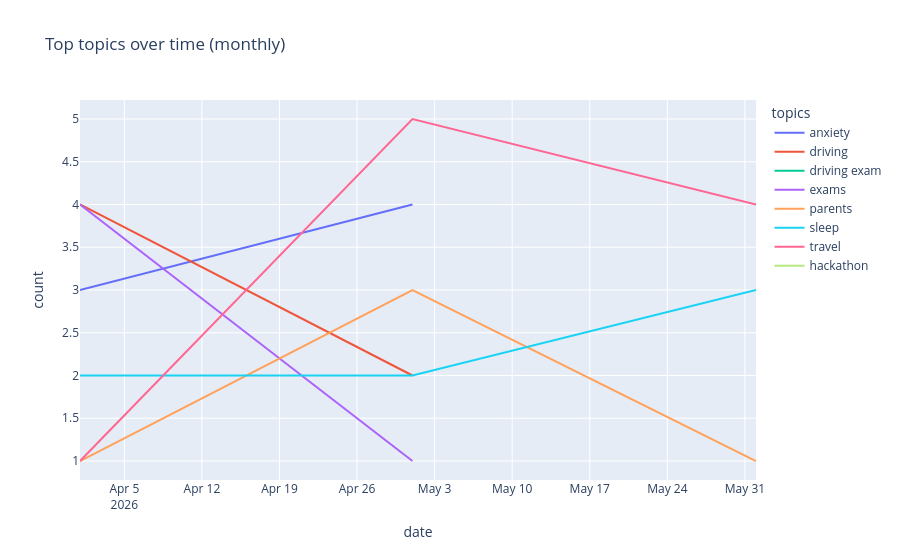

Source (notebook cell):
### Code cell
edf = store.entries_to_pandas()[["id", "date"]]
m = adf.merge(edf, left_on="entry_id", right_on="id")
m["date"] = pd.to_datetime(m["date"])
m = m.explode("topics")
top_topics = m["topics"].value_counts().head(8).index.tolist()
sub = m[m["topics"].isin(top_topics)]
freq = sub.groupby([sub["date"].dt.to_period("M"), "topics"]).size().reset_index(name="count")
freq["date"] = freq["date"].dt.to_timestamp()
fig = px.line(freq, x="date", y="count", color="topics", title="Top topics over time (monthly)")
fig.show()

### Figure 1 — Plotly figure (JSON) as saved in the notebook; plotly's stock layout.template omitted (floating-point values rounded to 4 significant figures)
{"data": [{"hovertemplate": "topics=anxiety<br>date=%{x}<br>count=%{y}<extra></extra>", "legendgroup": "anxiety", "line": {"color": "#636efa", "dash": "solid"}, "marker": {"symbol": "circle"}, "mode": "lines", "name": "anxiety", "orientation": "v", "showlegend": true, "type": "scatter", "x": ["2026-04-01T00:00:00.000000", "2026-05-01T00:00:00.000000"], "xaxis": "x", "y": [3, 4], "yaxis": "y"}, {"hovertemplate": "topics=driving<br>date=%{x}<br>count=%{y}<extra></extra>", "legendgroup": "driving", "line": {"color": "#EF553B", "dash": "solid"}, "marker": {"symbol": "circle"}, "mode": "lines", "name": "driving", "orientation": "v", "showlegend": true, "type": "scatter", "x": ["2026-04-01T00:00:00.000000", "2026-05-01T00:00:00.000000"], "xaxis": "x", "y": [4, 2], "yaxis": "y"}, {"hovertemplate": "topics=driving exam<br>date=%{x}<br>count=%{y}<extra></extra>", "legendgroup": "driving exam", "line": {"color": "#00cc96", "dash": "solid"}, "marker": {"symbol": "circle"}, "mode": "lines", "name": "driving exam", "orientation": "v", "showlegend": true, "type": "scatter", "x": ["2026-04-01T00:00:00.000000"], "xaxis": "x", "y": [5], "yaxis": "y"}, {"hovertemplate": "topics=exams<br>date=%{x}<br>count=%{y}<extra></extra>", "legendgroup": "exams", "line": {"color": "#ab63fa", "dash": "solid"}, "marker": {"symbol": "circle"}, "mode": "lines", "name": "exams", "orientation": "v", "showlegend": true, "type": "scatter", "x": ["2026-04-01T00:00:00.000000", "2026-05-01T00:00:00.000000"], "xaxis": "x", "y": [4, 1], "yaxis": "y"}, {"hovertemplate": "topics=parents<br>date=%{x}<br>count=%{y}<extra></extra>", "legendgroup": "parents", "line": {"color": "#FFA15A", "dash": "solid"}, "marker": {"symbol": "circle"}, "mode": "lines", "name": "parents", "orientation": "v", "showlegend": true, "type": "scatter", "x": ["2026-04-01T00:00:00.000000", "2026-05-01T00:00:00.000000", "2026-06-01T00:00:00.000000"], "xaxis": "x", "y": [1, 3, 1], "yaxis": "y"}, {"hovertemplate": "topics=sleep<br>date=%{x}<br>count=%{y}<extra></extra>", "legendgroup": "sleep", "line": {"color": "#19d3f3", "dash": "solid"}, "marker": {"symbol": "circle"}, "mode": "lines", "name": "sleep", "orientation": "v", "showlegend": true, "type": "scatter", "x": ["2026-04-01T00:00:00.000000", "2026-05-01T00:00:00.000000", "2026-06-01T00:00:00.000000"], "xaxis": "x", "y": [2, 2, 3], "yaxis": "y"}, {"hovertemplate": "topics=travel<br>date=%{x}<br>count=%{y}<extra></extra>", "legendgroup": "travel", "line": {"color": "#FF6692", "dash": "solid"}, "marker": {"symbol": "circle"}, "mode": "lines", "name": "travel", "orientation": "v", "showlegend": true, "type": "scatter", "x": ["2026-04-01T00:00:00.000000", "2026-05-01T00:00:00.000000", "2026-06-01T00:00:00.000000"], "xaxis": "x", "y": [1, 5, 4], "yaxis": "y"}, {"hovertemplate": "topics=hackathon<br>date=%{x}<br>count=%{y}<extra></extra>", "legendgroup": "hackathon", "line": {"color": "#B6E880", "dash": "solid"}, "marker": {"symbol": "circle"}, "mode": "lines", "name": "hackathon", "orientation": "v", "showlegend": true, "type": "scatter", "x": ["2026-06-01T00:00:00.000000"], "xaxis": "x", "y": [5], "yaxis": "y"}], "layout": {"legend": {"title": {"text": "topics"}, "tracegroupgap": 0}, "title": {"text": "Top topics over time (monthly)"}, "xaxis": {"anchor": "y", "domain": [0.0, 1.0], "title": {"text": "date"}}, "yaxis": {"anchor": "x", "domain": [0.0, 1.0], "title": {"text": "count"}}}}
